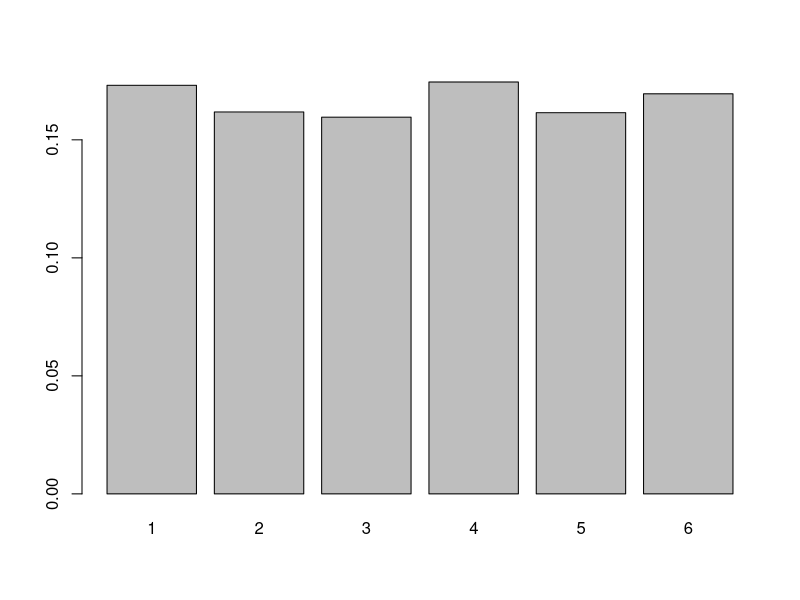
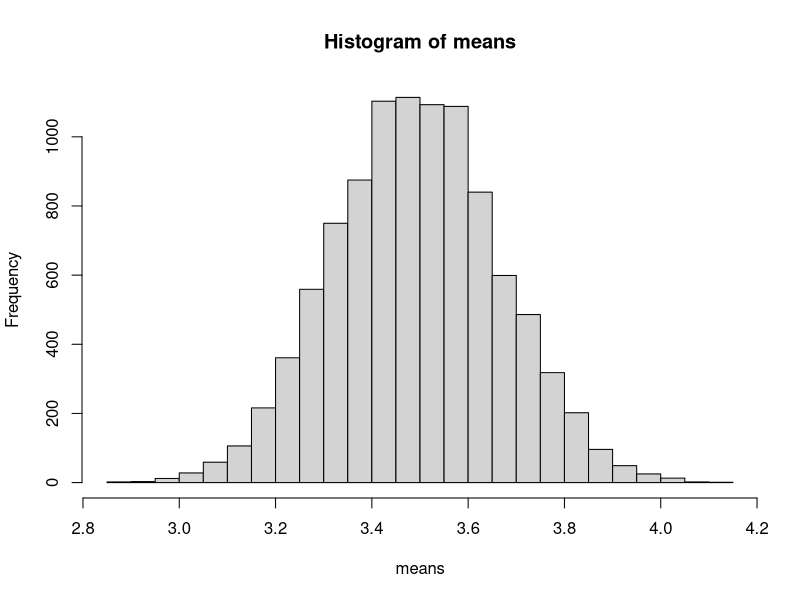

Write R code to recreate these figures, in order.

#distribution for a single die roll
rolls = sample(size=10000,x=c(1,2,3,4,5,6),replace = TRUE,prob=c(1/6,1/6,1/6,1/6,1/6,1/6))
table(rolls)/sum(table(rolls))

barplot(table(rolls)/sum(table(rolls)))

#sample mean
sum((table(rolls)*c(1,2,3,4,5,6)))/length(rolls)

real_mean = sum((c(1,2,3,4,5,6)))/6
real_mean

runs = 10000
?append
means = c()
for(i in 1:runs){
  rolls = sample(size=100,x=c(1,2,3,4,5,6),replace = TRUE,prob=c(1/6,1/6,1/6,1/6,1/6,1/6))
  sample_mean = sum((table(rolls)*c(1,2,3,4,5,6)))/length(rolls)
  means = append(means,sample_mean,)
}
means
hist(means,breaks=30)
mean(means)       
